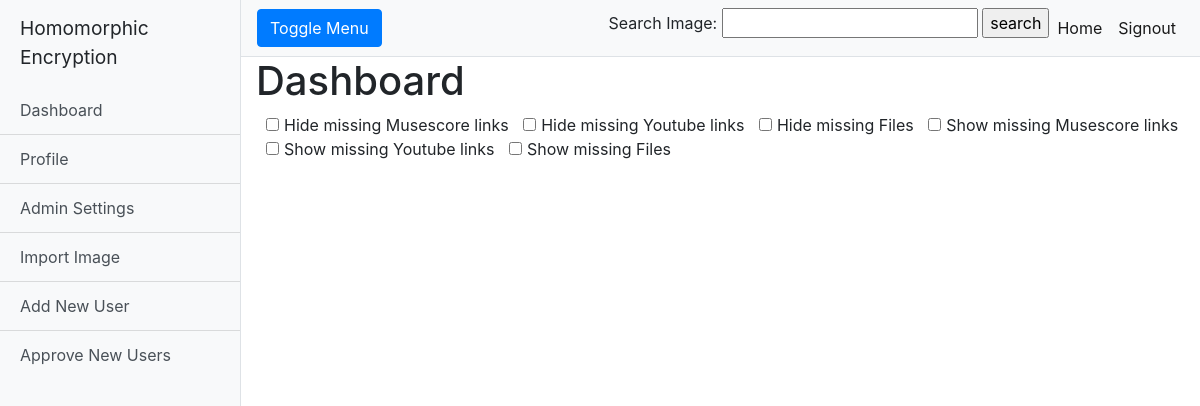
Page /dashboard (signed in) on the earlier database version.
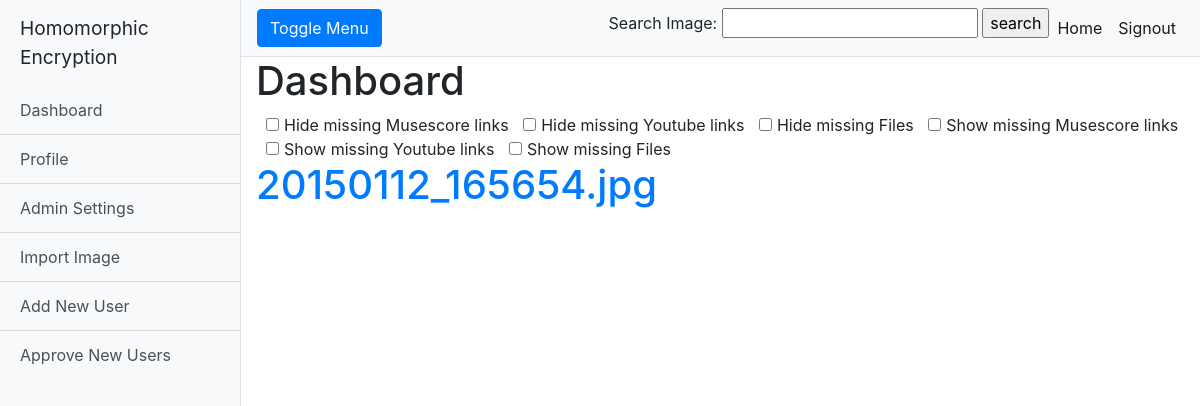
Same page on the later database version.
### tables this page shows
CREATE TABLE Images (
    ImageID INTEGER PRIMARY KEY AUTOINCREMENT UNIQUE NOT NULL,
    filePath TEXT,
    Tag TEXT
);

### main.py (the view)
@app.route("/dashboard", methods=['GET', 'POST'])
@login_required
def dashboard(images = None):
    if images == None:
        images = getUserImages(current_user.get_id())
    return render_template('dashboard.html', images = images)

### Lib/Python/Forms.py
class SearchForm(FlaskForm):
    autocomp = StringField('Search Image', id='search_autocomplete')

### Lib/Python/Users.py (called while the page is built)
def getUserImages(userID):
    query = """
        SELECT * from Images
        where ImageID IN
            (Select ImageID from Catalog
            where UserID = ?

            )
    """
    conn = sqlite3.connect('./db/imageSQL.db')
    images = conn.execute(query, (userID,)).fetchall()
    return images

    def loadUserInfo(self, identifier, id):
        conn = sqlite3.connect('./db/imageSQL.db')
        if id:
            data = conn.execute('SELECT * FROM Users where userId = ?',
                        (identifier,)).fetchone()
        else:
            data = conn.execute('SELECT * FROM Users where userName = ?',
                        (identifier,)).fetchone()
        try:
            self.id = data[0]
            self.password = data[1]
            self.username = data[2]
            self.admin = data[3]=="TRUE"
        except: pass
        return

### main.py (called while the page is built)
@login_manager.user_loader
def load_user(user_id):
    return User(user_id)

@app.context_processor
def utility_processor():
    def searchForm():
        return SearchForm(request.form)
    return dict(searchForm=searchForm)

### templates/dashboard.html (shortened to what this page needs)
{% extends 'base.html' %}
{%block content%}
<h1>Dashboard</h1>
    <input type="checkbox" id="hideMusescore">Hide missing Musescore links</input>
    <input type="checkbox" id="hideYT">Hide missing Youtube links</input>
    <input type="checkbox" id="hideFile">Hide missing Files</input>
    <input type="checkbox" id="showMusescore">Show missing Musescore links</input>
    <input type="checkbox" id="showYT">Show missing Youtube links</input>
    <input type="checkbox" id="show File">Show missing Files</input>
    <div class = 'flex-container'>
    {% for image in images | sort(attribute="1") %}
        <span>
            <a href='{{url_for ("viewImage", ImageID = image[0])}}' class="ImageIcon">
                <h1>{{image[1]}}</h1>
            </a>
        </span>
    {% endfor %}
    </div>
{% endblock %}

### templates/base.html (shortened to what this page needs)
<!DOCTYPE html>
<html lang="en">
<head>
    <link rel="stylesheet" href="https://cdn.jsdelivr.net/npm/bootstrap@4.5.3/dist/css/bootstrap.min.css">
    <link href="{{ url_for('static', filename='css/style.css') }}" rel="stylesheet">
    <link rel="stylesheet" href="//code.jquery.com/ui/1.10.4/themes/smoothness/jquery-ui.css">
</head>
<body>
<div class="d-flex" id="wrapper">
    {% if current_user.is_authenticated %}
    <div class="bg-light border-right" id="sidebar-wrapper">
        <div class="sidebar-heading">Homomorphic Encryption</div>
        <div class="list-group list-group-flush">
                <a href="{{ url_for('dashboard')}}" class="list-group-item list-group-item-action bg-light">Dashboard</a>
                <a href="{{ url_for('userSettings') }}" class="list-group-item list-group-item-action bg-light">Profile</a>
                {% if current_user.admin %}
                    <a href="{{ url_for('adminSettings') }}" class="list-group-item list-group-item-action bg-light">Admin Settings</a>
                    <a href="{{ url_for('Import') }}" class="list-group-item list-group-item-action bg-light">Import Image</a>
                    <a href="{{ url_for('adminNewUser') }}" class="list-group-item list-group-item-action bg-light">Add New User</a>
                    <a href="{{ url_for('adminApproveUser') }}" class="list-group-item list-group-item-action bg-light">Approve New Users</a>
                {% endif %}
        </div>
    </div>
    {% endif %}
    <div id="page-content-wrapper">
        {% if current_user.is_authenticated %}
        <nav class="navbar navbar-expand-lg navbar-light bg-light border-bottom">
            <button class="btn btn-primary" id="menu-toggle">Toggle Menu</button>
            <div class="collapse navbar-collapse" id="navbarSupportedContent">
                <ul class="navbar-nav ml-auto mt-2 mt-lg-0">
                    <li class="nav-item active">
                        <form method="POST" action="/findImage">
                            {% set search_form = searchForm() %}
                            {{ search_form.autocomp.label }}: {{ search_form.autocomp }}
                            <input type="submit" value="search">
                        </form>
                    </li>
                    <li class="nav-item active">
                        <a class="nav-link" href="{{ url_for('dashboard') }}">Home <span class="sr-only">(current)</span></a>
                    </li>
                    <li class="nav-item active">
                        <a class="nav-link" href="{{ url_for('logout') }}">Signout</a>
                    </li>
                </ul>
            </div>
        </nav>
        {% endif %}
        <div class="container-fluid">
            {% block content %} {% endblock %}
        </div>
    </div>
</div>
</body>
</html>

### static/css/style.css (style rules this page uses)
#wrapper { overflow-x: hidden; }
#sidebar-wrapper { min-height: 100vh; margin-left: -15rem; -webkit-transition: margin .25s ease-out; -moz-transition: margin .25s ease-out; -o-transition: margin .25s ease-out; transition: margin .25s ease-out; }
#sidebar-wrapper .sidebar-heading { padding: 0.875rem 1.25rem; font-size: 1.2rem; }
#sidebar-wrapper .list-group { width: 15rem; }
#page-content-wrapper { min-width: 100vw; }
@media (min-width: 768px) { #sidebar-wrapper { margin-left: 0; } }
@media (min-width: 768px) { #page-content-wrapper { min-width: 0; width: 100%; } }
.flex-container { display: flex; flex-wrap: wrap; text-align: center; align-self: center; }
input[type='checkbox'] { padding:10px; margin-right: 5px; margin-left: 10px; }

Differences in the rows shown:
added Images: filePath "20150112_165654.jpg"
